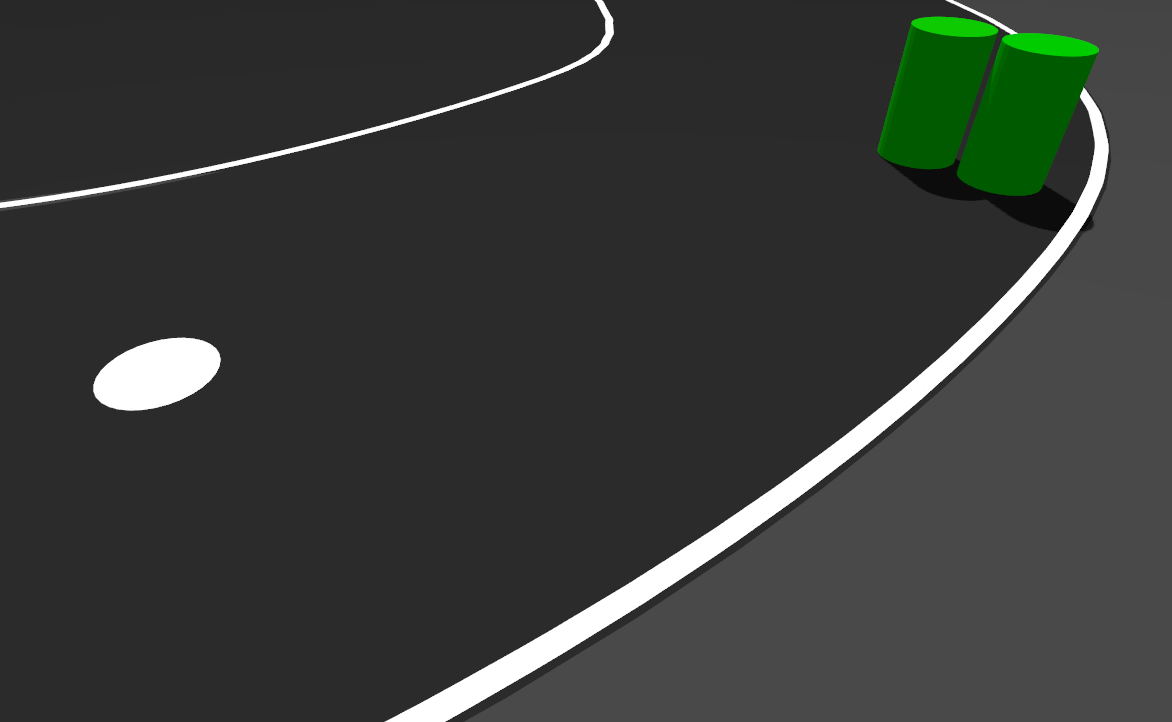
#> input picture Task3/input/6.png, 1172 x 722 px
$ python 6.py
#> lines starting #> are read from the running program, lines starting #| are printed output that depends on the picture; after the words box and inside, x2 and y2 are one past the last pixel; in counts of white or black regions, pixels touching at a corner belong together
import os
import cv2
import numpy as np

BASE = os.path.dirname(os.path.abspath(__file__))
INPUT = os.path.join(BASE, "input", "6.png")
OUTPUT = os.path.join(BASE, "output", "6.png")

os.makedirs(os.path.dirname(OUTPUT), exist_ok=True)

img = cv2.imread(INPUT)
#> img is the input picture: shape (722, 1172, 3); mean B, G, R 55.9, 59.2, 55.9

if img is None:
    print("Could not load 6.png")
    exit()

hsv = cv2.cvtColor(img, cv2.COLOR_BGR2HSV)
#> hsv: shape (722, 1172, 3); mean H, S, V 1.9, 8.2, 59.2

# =========================================================
# POTHOLES: WHITE CIRCULAR BLOBS
# =========================================================

white = cv2.inRange(
    hsv,
    np.array([0, 0, 180]),
    np.array([180, 80, 255])
)
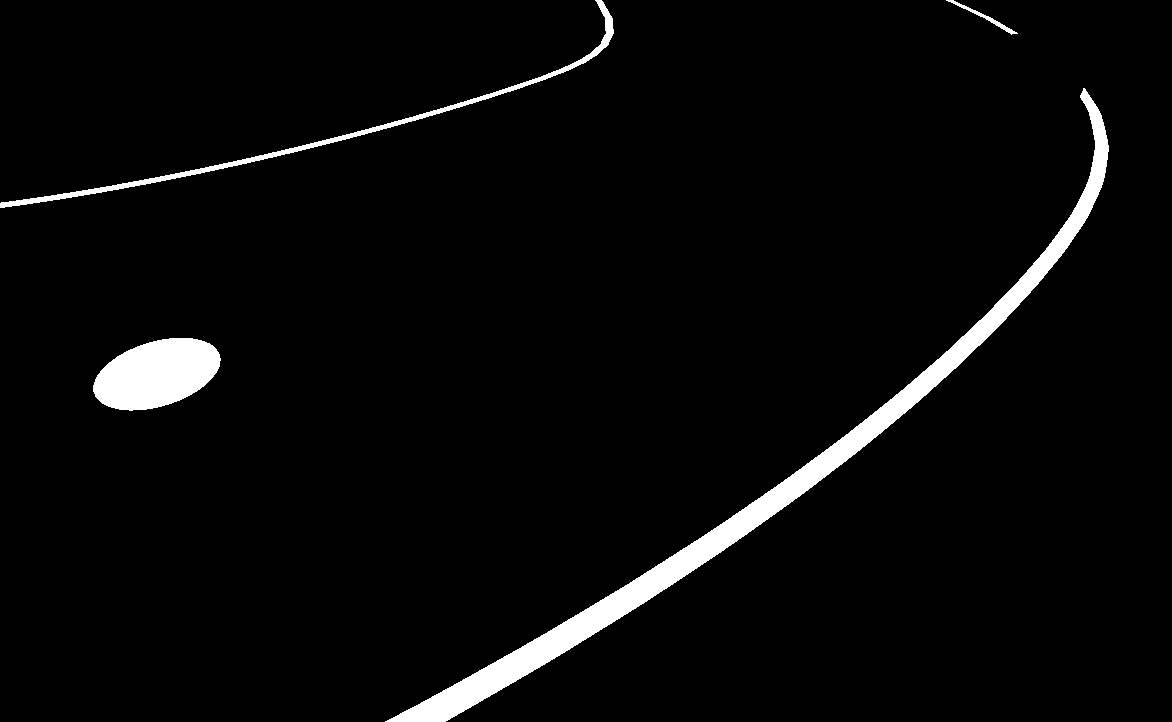
#> white: shape (722, 1172); 3.7% white; 4 white regions

contours, _ = cv2.findContours(
    white,
    cv2.RETR_EXTERNAL,
    cv2.CHAIN_APPROX_SIMPLE
)
#> contours = 4 contours; box (x1, y1, x2, y2) and area: (385, 88, 1109, 722) 19736, (93, 338, 221, 411) 6560, (0, 0, 614, 208) 2822, (946, 0, 1018, 35) 204

potholes = []

for c in contours:

    area = cv2.contourArea(c)

    if 300 < area < 35000:

        perimeter = cv2.arcLength(c, True)

        if perimeter == 0:
            continue

        circularity = (
            4 * np.pi * area /
            (perimeter * perimeter)
        )

        x, y, w, hh = cv2.boundingRect(c)

        if (
            circularity > 0.25
            and w > 20
            and hh > 10
            and w / hh < 6
            and hh / w < 6
        ):
            potholes.append((x, y, w, hh))
#> this loop made 4 passes
#> (area, perimeter, circularity, x, y, w, hh) on passes 1, 2, 4: (6560, 332.4, 0.746, 93, 338, 128, 73), (19736.5, 2119.3, 0.0552, 385, 88, 724, 634), (2822, 1453.5, 0.0168, 0, 0, 614, 208)
#> after the loop, potholes = [(93, 338, 128, 73)]


# =========================================================
# OBSTACLE: GREEN CYLINDERS
# =========================================================

green = cv2.inRange(
    hsv,
    np.array([35, 60, 60]),
    np.array([85, 255, 255])
)
#> green: shape (722, 1172); 3.2% white; 2 white regions

contours, _ = cv2.findContours(
    green,
    cv2.RETR_EXTERNAL,
    cv2.CHAIN_APPROX_SIMPLE
)
#> contours = 2 contours; box (x1, y1, x2, y2) and area: (957, 33, 1099, 196) 14602, (877, 16, 999, 169) 12234

obstacles = []

for c in contours:

    area = cv2.contourArea(c)

    if 100 < area < 200000:

        x, y, w, hh = cv2.boundingRect(c)

        if w > 10 and hh > 10:
            obstacles.append((x, y, w, hh))
#> this loop made 2 passes
#> (area, x, y, w, hh) on passes 1 to 2: (14602.5, 957, 33, 142, 163), (12233.5, 877, 16, 122, 153)
#> after the loop, obstacles = [(957, 33, 142, 163), (877, 16, 122, 153)]

# Sort obstacles from left to right
obstacles = sorted(obstacles, key=lambda box: box[0])
#> obstacles = [(877, 16, 122, 153), (957, 33, 142, 163)]


# =========================================================
# DRAW POTHOLES
# =========================================================

for i, (x, y, w, hh) in enumerate(potholes, 1):

    cv2.rectangle(
        img,
        (x, y),
        (x + w, y + hh),
        (255, 0, 255),
        3
    )

    text_y = y + 25 if y < 35 else y - 10

    cv2.putText(
        img,
        f"Pothole {i} ({x},{y})",
        (x, text_y),
        cv2.FONT_HERSHEY_SIMPLEX,
        0.6,
        (255, 0, 255),
        2
    )
#> this loop made 1 pass
#> (i, x, y, w, hh, text_y) on pass 1: (1, 93, 338, 128, 73, 328)
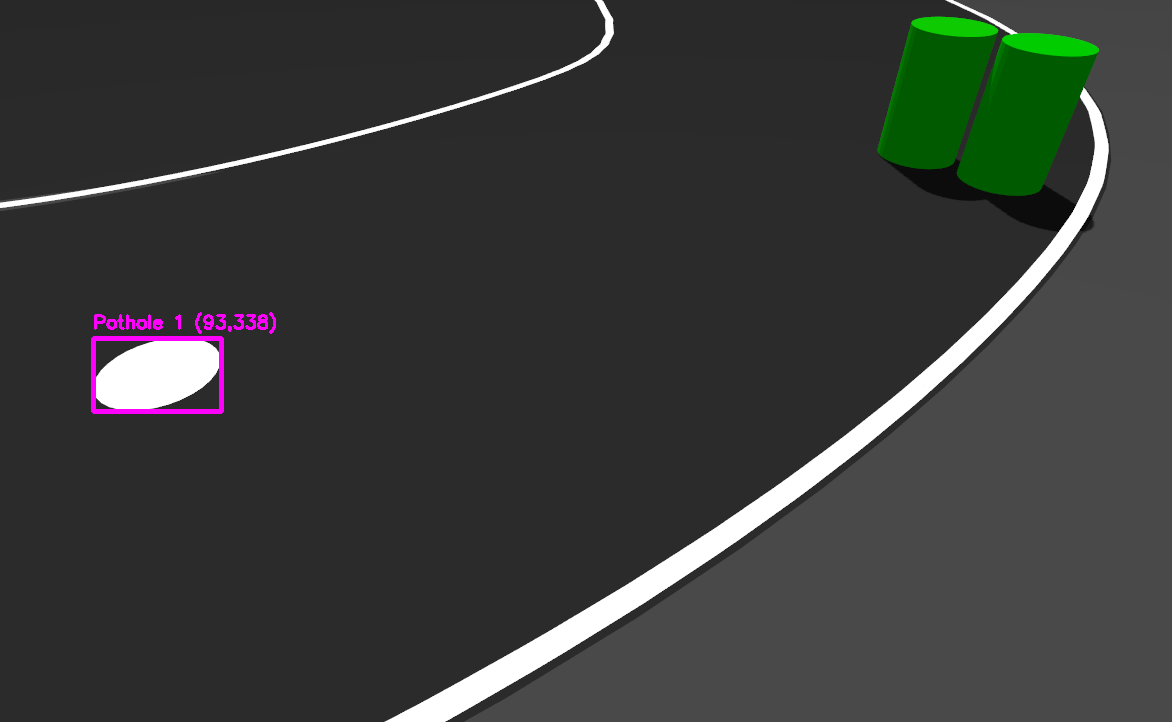
#> img: shape (722, 1172, 3); 0.39% of pixels changed, all inside (x1, y1, x2, y2) = (91, 312, 276, 414)


# =========================================================
# DRAW OBSTACLES (PLACED BESIDE THE BOX TO THE LEFT)
# =========================================================

for i, (x, y, w, hh) in enumerate(obstacles, 1):

    cv2.rectangle(
        img,
        (x, y),
        (x + w, y + hh),
        (0, 255, 255),
        3
    )

    if i == 1:
        # Obstacle 1: placed outside to the left of the bounding box as marked in your reference
        text_x = x - 175
        text_y = y + 35
    else:
        # Obstacle 2: placed cleanly in the open space below the box
        text_x = x - 70
        text_y = y + hh + 28

    cv2.putText(
        img,
        f"Obstacle {i} ({x},{y})",
        (text_x, text_y),
        cv2.FONT_HERSHEY_SIMPLEX,
        0.6,
        (0, 255, 255),
        2
    )
#> this loop made 2 passes
#> (i, x, y, w, hh, text_x, text_y) on passes 1 to 2: (1, 877, 16, 122, 153, 702, 51), (2, 957, 33, 142, 163, 887, 224)
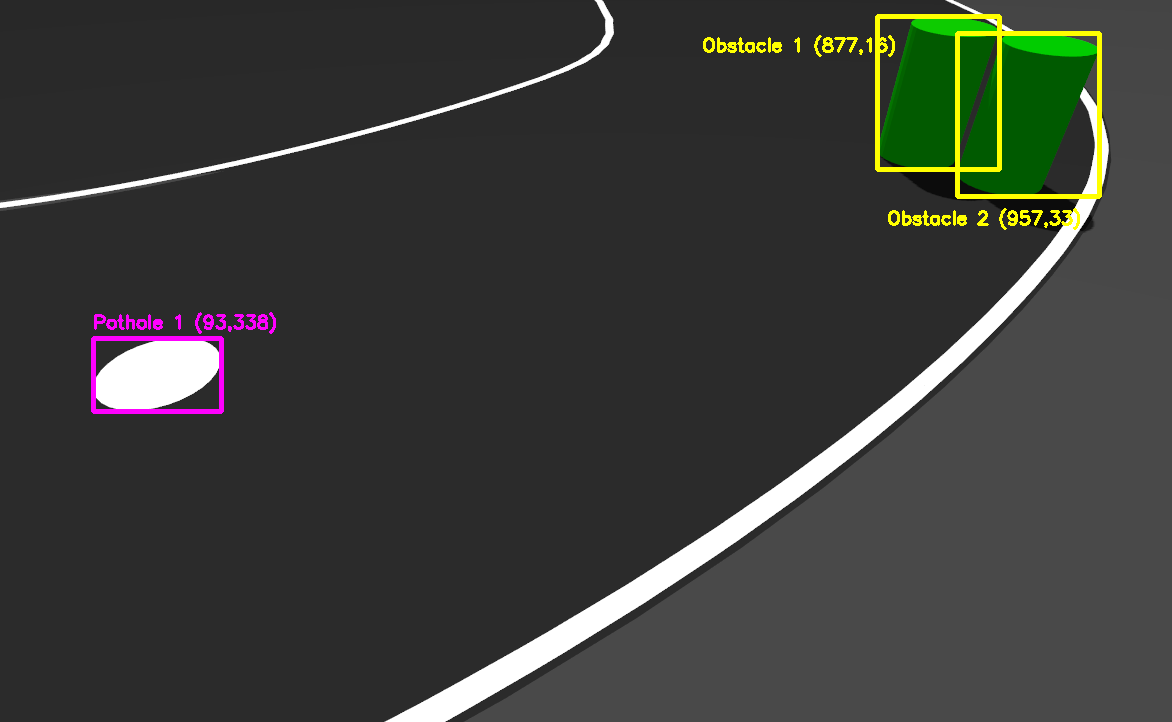
#> img: shape (722, 1172, 3); 0.99% of pixels changed, all inside (x1, y1, x2, y2) = (703, 14, 1102, 230)


# =========================================================
# TOTAL COUNTS (BOTTOM RIGHT)
# =========================================================

img_height, img_width = img.shape[:2]

right_x = img_width - 250
start_y = img_height - 60

cv2.putText(
    img,
    f"Potholes: {len(potholes)}",
    (right_x, start_y),
    cv2.FONT_HERSHEY_SIMPLEX,
    0.8,
    (255, 0, 255),
    2
)

cv2.putText(
    img,
    f"Obstacles: {len(obstacles)}",
    (right_x, start_y + 35),
    cv2.FONT_HERSHEY_SIMPLEX,
    0.8,
    (0, 255, 255),
    2
)
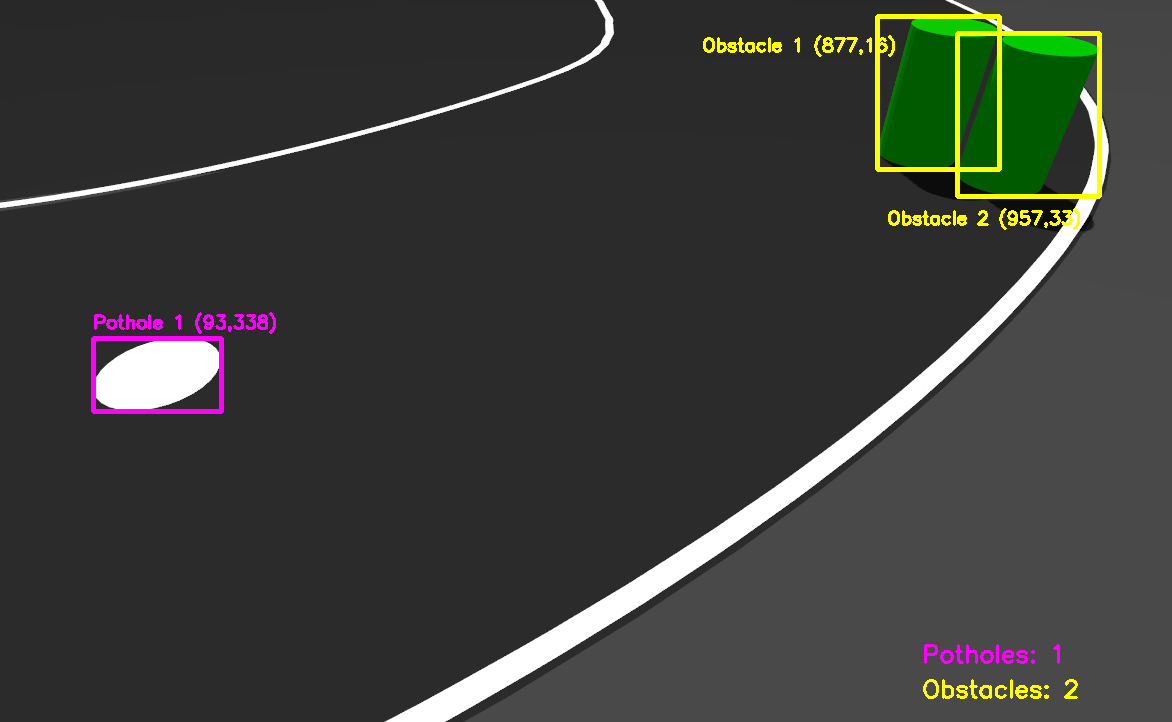
#> img: shape (722, 1172, 3); mean B, G, R 56.3, 60.9, 59.2


# =========================================================
# SAVE + DISPLAY
# =========================================================

cv2.imwrite(OUTPUT, img)

print("Potholes:", len(potholes))
#| Potholes: 1
print("Obstacles:", len(obstacles))
#| Obstacles: 2
print("Saved:", OUTPUT)

$ run again, with Task3/input/1.png copied over Task3/input/6.png
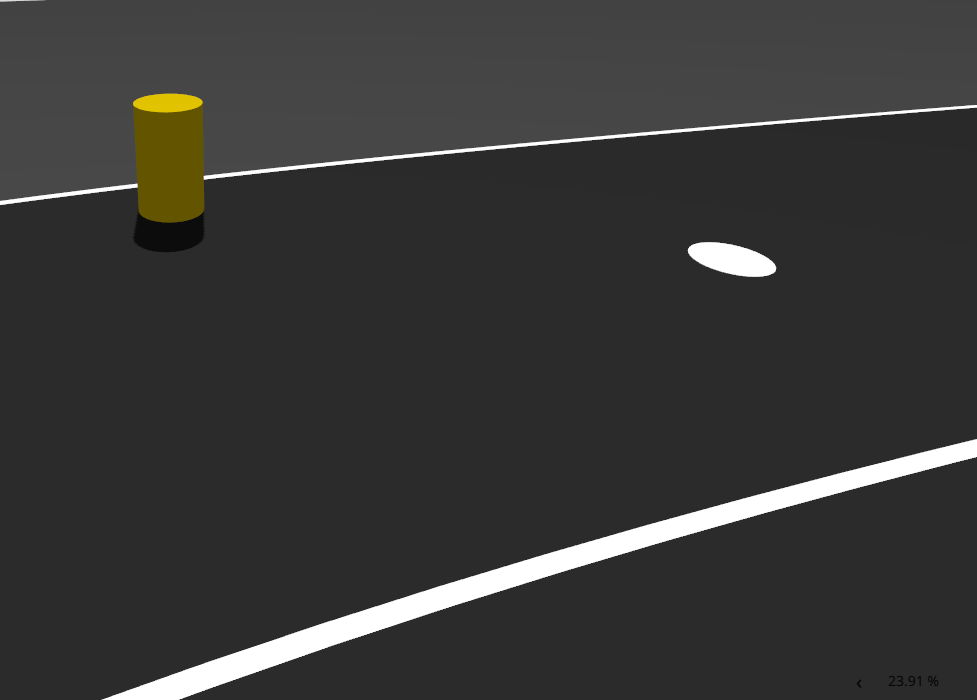
#> input picture Task3/input/1.png, 977 x 700 px
#> img is the input picture: shape (700, 977, 3); mean B, G, R 55.1, 56.3, 56.5
#> hsv: shape (700, 977, 3); mean H, S, V 0.3, 3.2, 56.5
#> `white = cv2.inRange( hsv, np.array([0, 0, 180]), np.array([180, 80, 25..`:
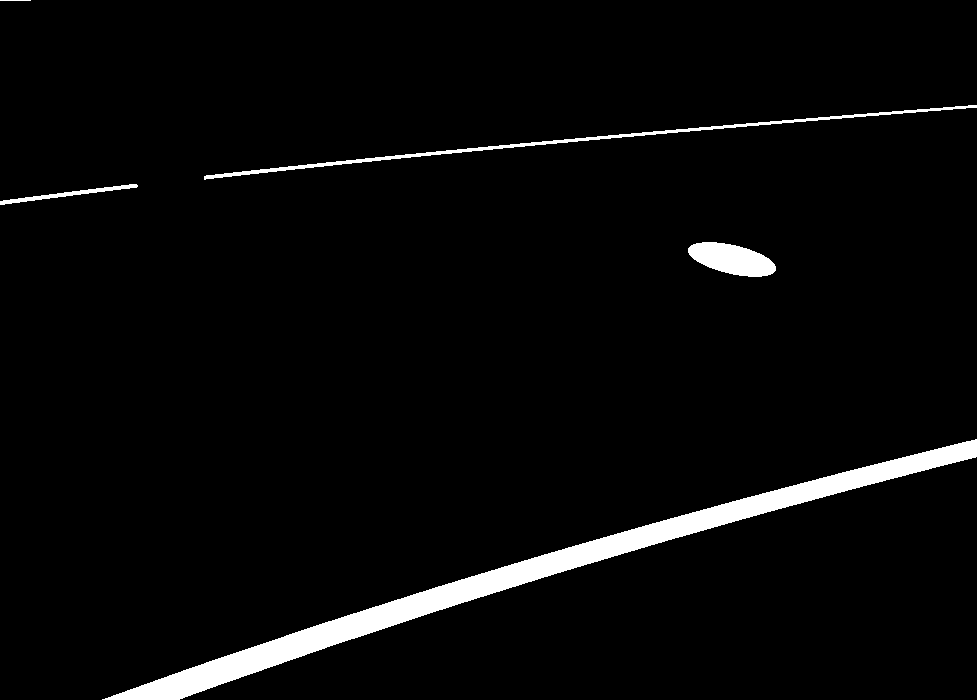
#> white: shape (700, 977); 3.6% white; 5 white regions
#> `contours, _ = cv2.findContours( white, cv2.RETR_EXTERNAL, cv2.CHAIN_AP..`: contours = 5 contours, 1 with area under 20; largest, box (x1, y1, x2, y2) and area: (102, 439, 977, 700) 18330, (688, 242, 776, 277) 1964, (204, 105, 977, 180) 1798, (0, 184, 138, 205) 431
#> the loop `for c in contours: ` made 5 passes
#> (area, perimeter, circularity, x, y, w, hh) on passes 1 to 4: (18330.5, 1973.3, 0.0592, 102, 439, 875, 261), (1964, 208, 0.57, 688, 242, 88, 35), (431, 292.9, 0.0631, 0, 184, 138, 21), (1797.5, 1608.2, 0.00873, 204, 105, 773, 75)
#> after the loop `for c in contours:`: potholes = [(688, 242, 88, 35)]
#> green: shape (700, 977); every value is 0
#> `contours, _ = cv2.findContours( green, cv2.RETR_EXTERNAL, cv2.CHAIN_AP..`: contours = []
#> the loop `for i, (x, y, w, hh) in enumerate(potholes, 1): ` made 1 pass
#> (i, x, y, w, hh, text_y) on pass 1: (1, 688, 242, 88, 35, 232)
#> `cv2.putText( img, f"Obstacles: {len(obstacles)}", (right_x, start_y + ..`:
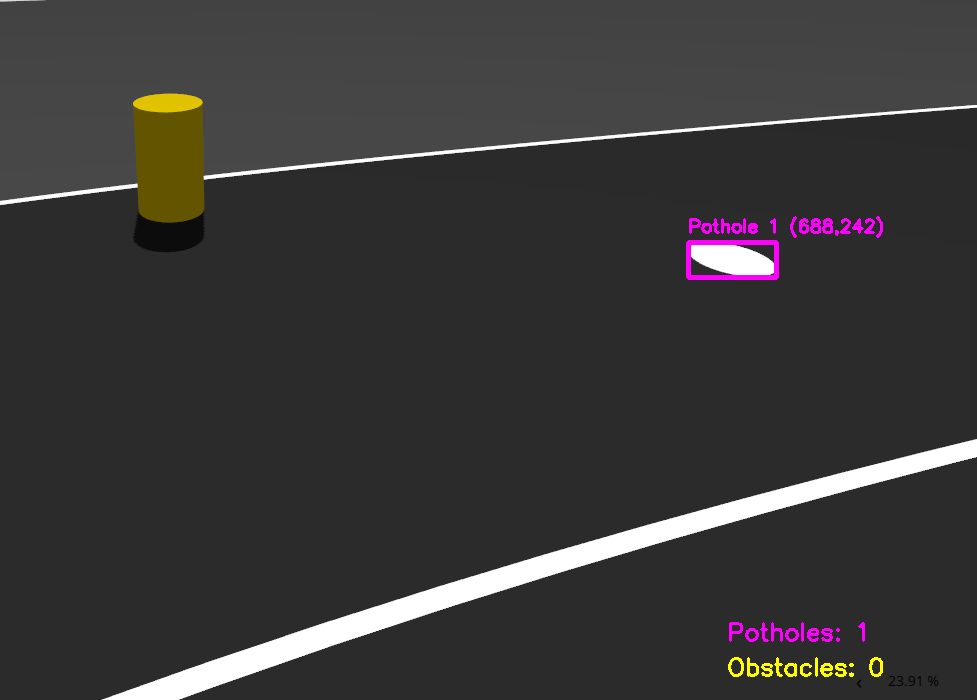
#> img: shape (700, 977, 3); mean B, G, R 56.1, 56.4, 57.9
#| Potholes: 1
#| Obstacles: 0
